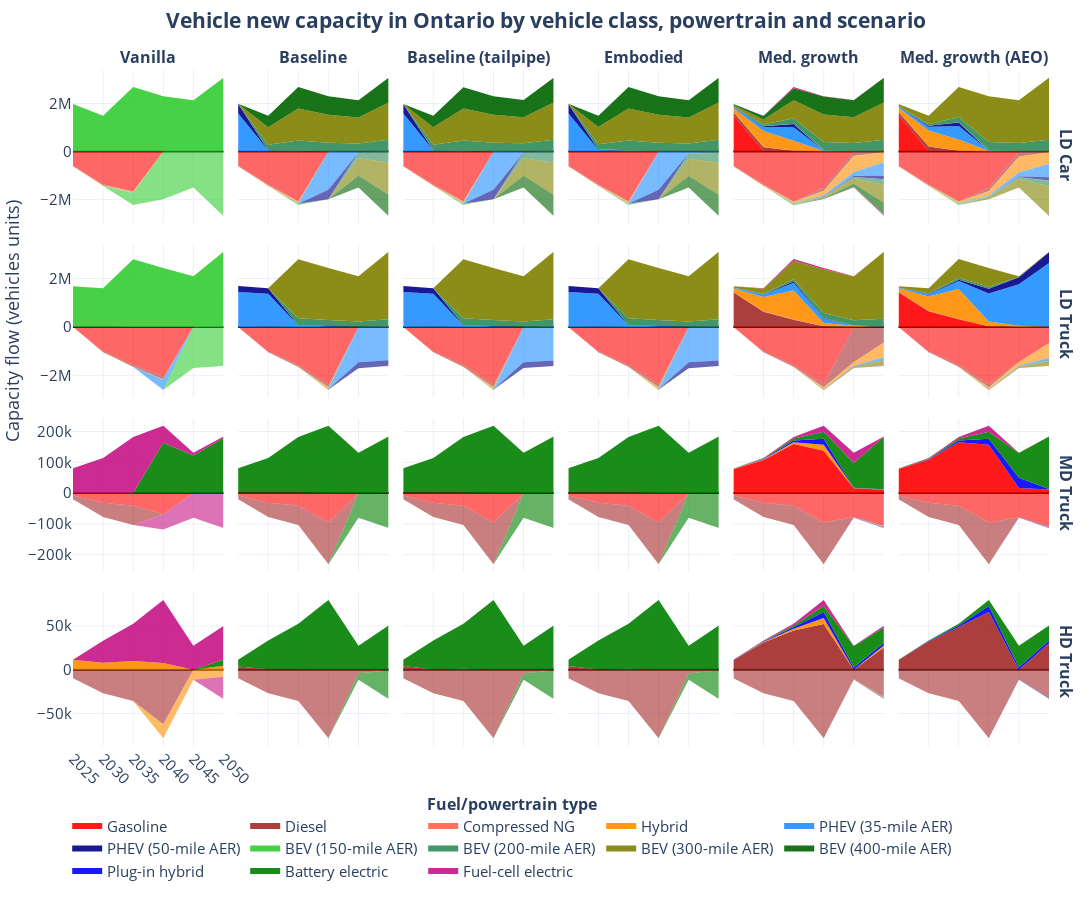

Notebook code for this chart:
### Code cell
plot_capacity_flow_multicat_area_twocap(
    plot_title='Vehicle new capacity in Ontario by vehicle class, powertrain and scenario',
    capacity_type='new capacity',
    cap_type_2='retired cap',
    scenarios={
        # db variant : scenario
        'vanilla4' : 'vanilla4',
        'baseline'  : 'baseline',
        'baseline_tailpipe' : 'baseline_tailpipe',
        'embodied' : 'embodied',
        'medgrowth' : 'medgrowth',
        'medgrowth_aeo' : 'medgrowth_aeo',
    },
    scenario_labels={
        'vanilla4' : 'Vanilla',
        'baseline'  : 'Baseline',
        'baseline_tailpipe' : 'Baseline (tailpipe)',
        'embodied' : 'Embodied',
        'medgrowth' : 'Med. growth',
        'medgrowth_aeo' : 'Med. growth (AEO)',
    },
    modes_order=('LD Car', 'LD Truck', 'MD Truck', 'HD Truck')
)
